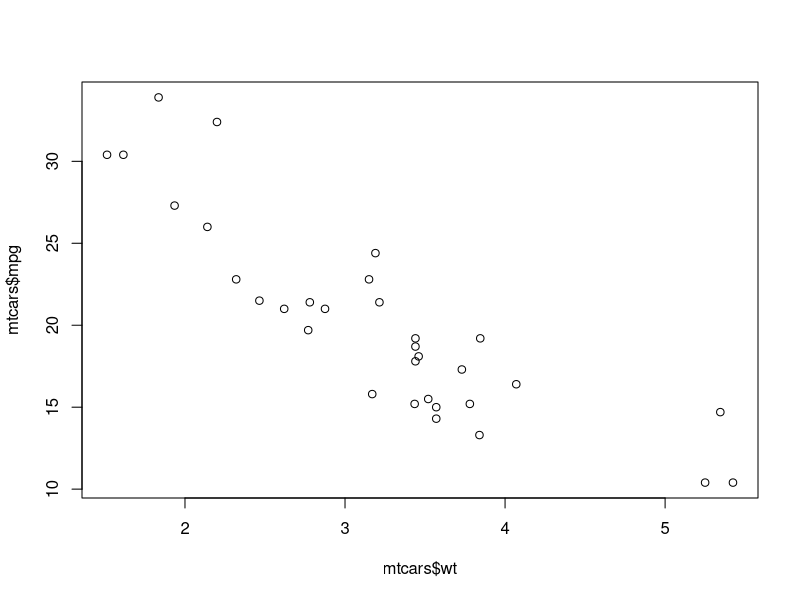
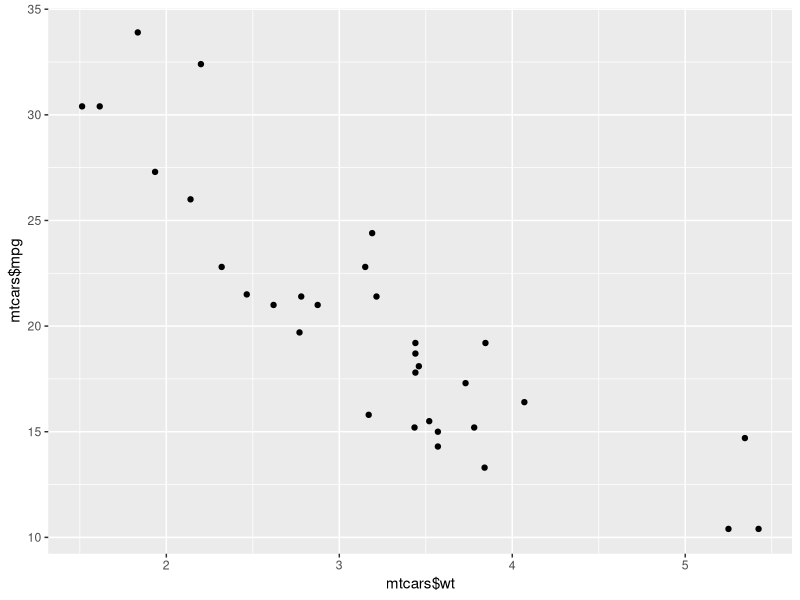
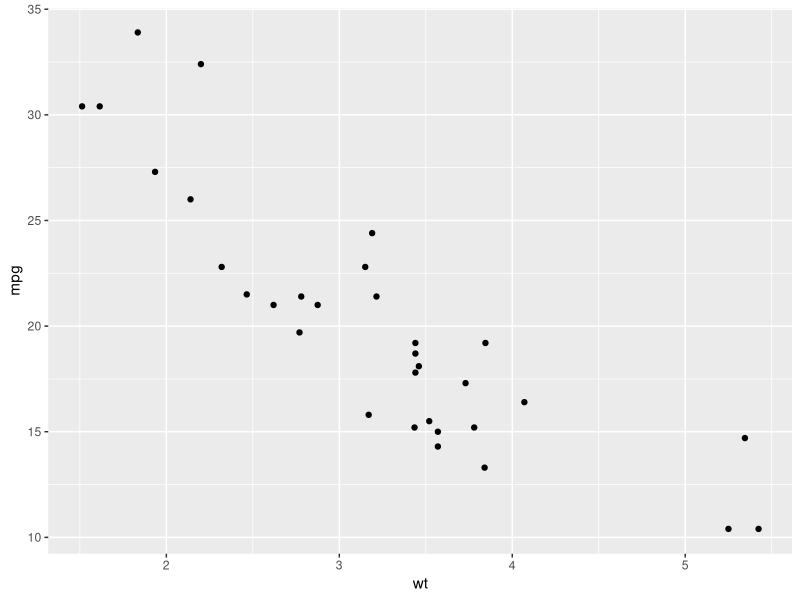
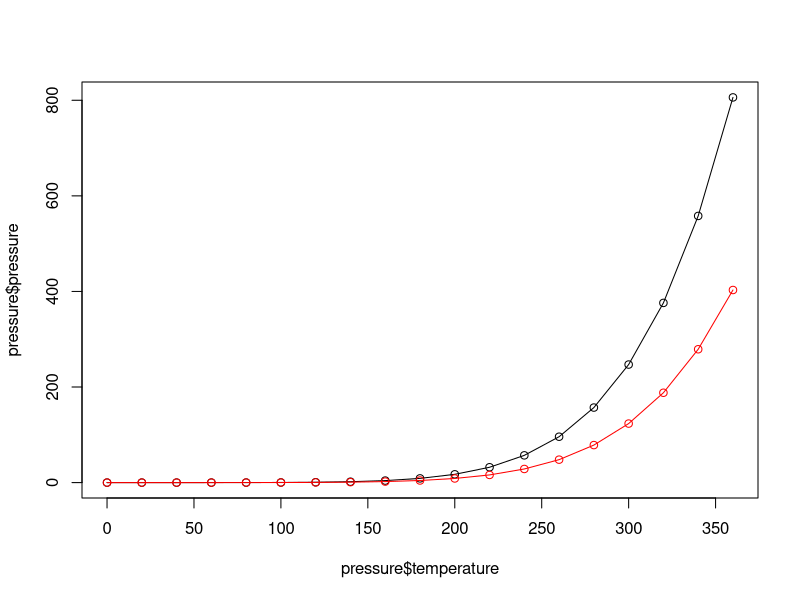
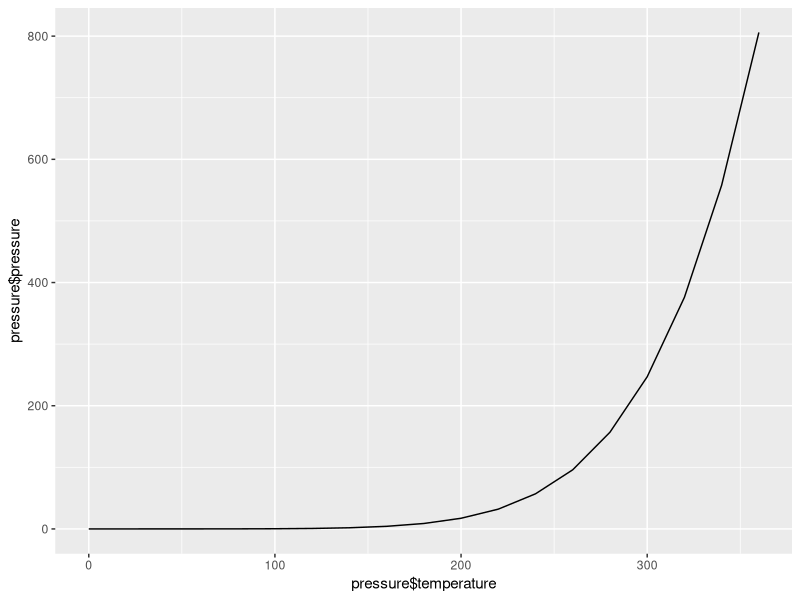
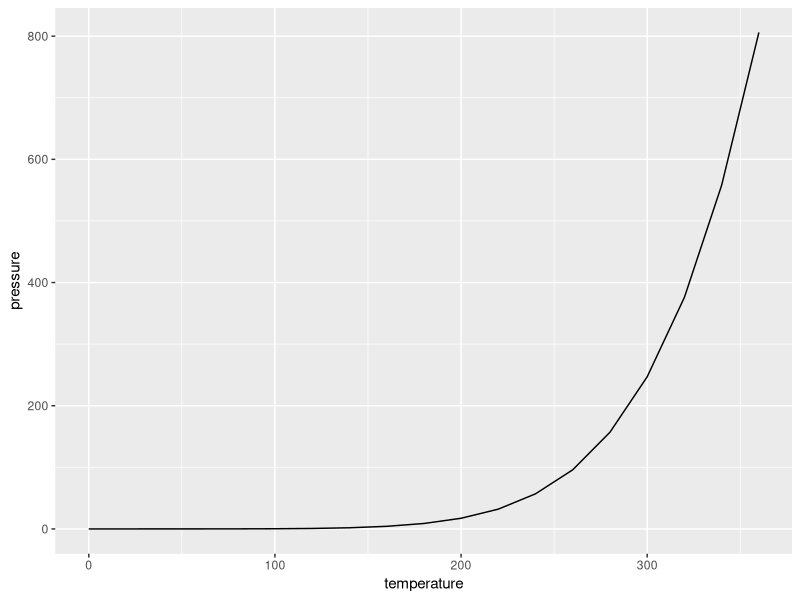
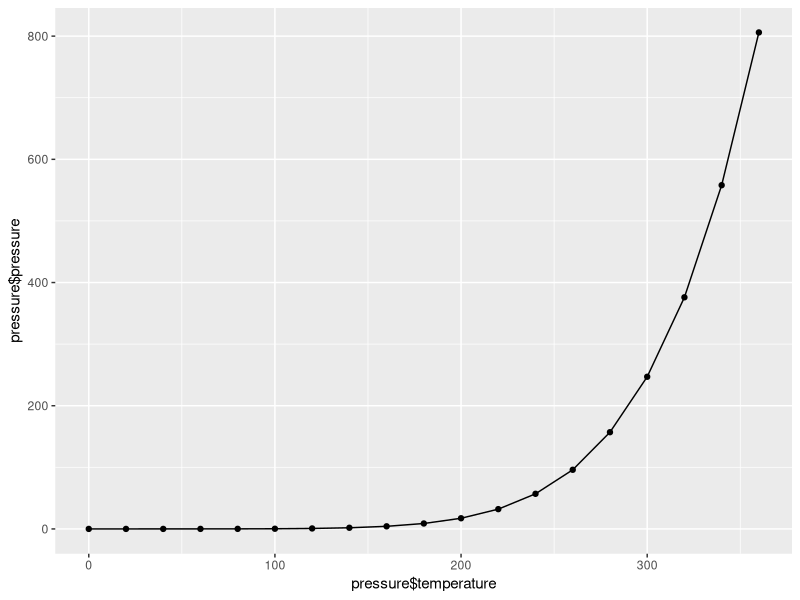
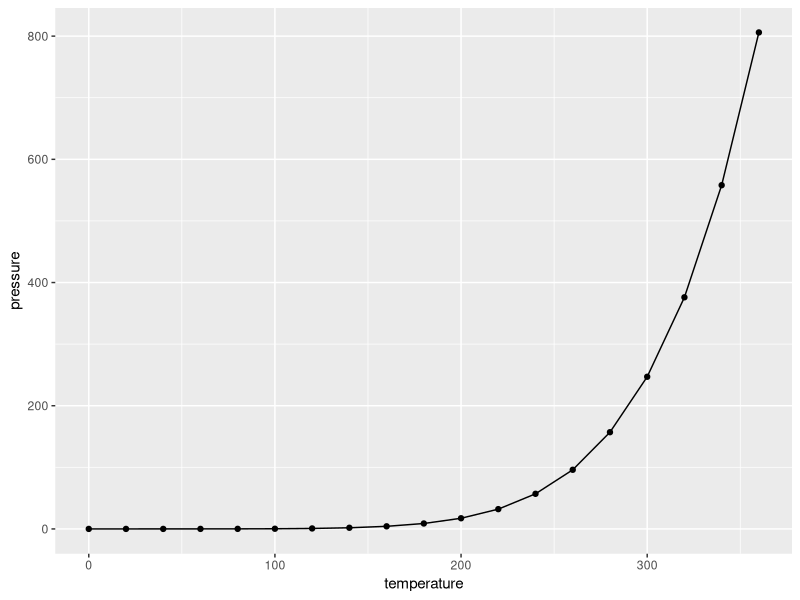

Generate these figures, in order, with R:
#
# R Graphics Cookbook - Chapter 2
#
# Location: /Users/raymondtse/Dropbox/Analysis/R packages/ggplot2/RGC_Chapter2.r
# First created: Sunday 1 January 2017
# Last modified: Sunday 1 January 2017
#

# Packages
library(ggplot2)

# Scatter Plots
plot(mtcars$wt, mtcars$mpg)
qplot(mtcars$wt, mtcars$mpg)
ggplot(mtcars, aes(x=wt, y=mpg)) + geom_point()

# Line Graphs
plot(pressure$temperature, pressure$pressure, type="l")
points(pressure$temperature, pressure$pressure)
lines(pressure$temperature, pressure$pressure/2, col="red")
points(pressure$temperature, pressure$pressure/2, col="red")

qplot(pressure$temperature, pressure$pressure, geom="line")
ggplot(pressure, aes(x=temperature, y=pressure)) +geom_line()

qplot(pressure$temperature, pressure$pressure, geom=c("line", "point"))
ggplot(pressure, aes(x=temperature, y=pressure)) +geom_line() + geom_point()

# Bar Graph
barplot(BOD$demand, names.arg = BOD$Time)
barplot(table(mtcars$cyl))

ggplot(BOD, aes(x=Time, y=demand)) + geom_bar(stat = "identity")
ggplot(mtcars, aes(x=factor(cyl))) +geom_bar()

# Histograms
hist(mtcars$mpg, breaks = 10)

ggplot(mtcars, aes(x=mpg)) + geom_histogram(binwidth = 4)       

# Box plots
plot(ToothGrowth$supp, ToothGrowth$len)

ggplot(ToothGrowth, aes(x=supp, y=len)) + geom_boxplot()
ggplot(ToothGrowth, aes(x=interaction(supp, dose), y=len)) + geom_boxplot()

# Ploting a Function Curve
curve(x^3 - 5*x, from=-4, to=4)

myfun <- function(xvar) {
    1/(1+exp(-xvar+10))
}
  
ggplot(data.frame(x=c(0, 20)), aes(x=x)) + stat_function(fun=myfun, geom = "line")





